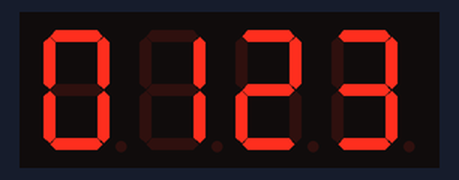
A sketch run on a simulated Arduino Zero (SAMD21). Shown: 4-digit seven-segment display. What the sketch prints to the serial monitor is not drawn.

Above: at 0.34 s.
At 2.61 s:
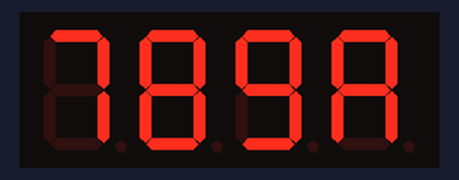
At 3.26 s:
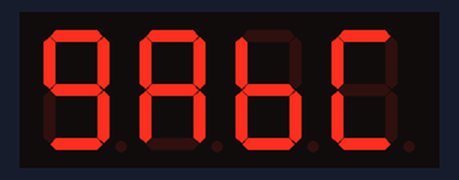
At 3.91 s:
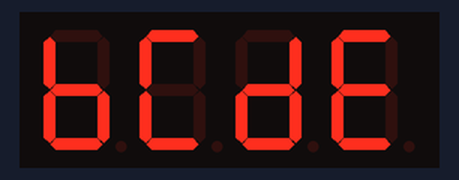
At 4.55 s:
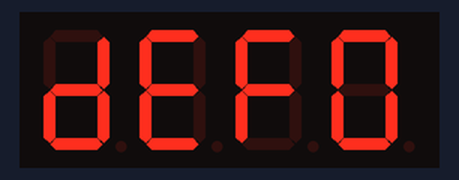
At 5.2 s:
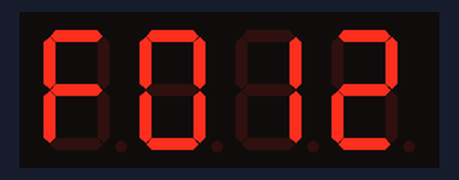

Measured:
- by itself, everything shown: repeats every 5.2 s, in 16 steps

The sketch:

7segment_i2c_display_basic_101.ino
```cpp
#include "TM1637.h"

#define DEBUG_STREAM SerialUSB
#define DEBUG_STREAM_BAUD 115200

//---------------------------------------------------------------------------------------------------
//---------------------------------------------------------------------------------------------------
// 4 digit 7 SEGMENT DISPLAY I2C

#define CLK 15  //pins definitions for TM1637 and can be changed to other ports
#define DIO 14
TM1637 tm1637(CLK,DIO);

//---------------------------------------------------------------------------------------------------
//---------------------------------------------------------------------------------------------------

void setup()
{
    tm1637.init();
    tm1637.set(BRIGHT_TYPICAL);//BRIGHT_TYPICAL = 2,BRIGHT_DARKEST = 0,BRIGHTEST = 7;

    DEBUG_STREAM.begin(DEBUG_STREAM_BAUD);
    //MODEM_STREAM.begin(n2x.getDefaultBaudrate());
    DEBUG_STREAM.println("Initializing and connecting... ");

}

void loop()
{
    int8_t NumTab[] = {0,1,2,3,4,5,6,7,8,9,10,11,12,13,14,15};//0~9,A,b,C,d,E,F
    int8_t ListDisp[4];
    unsigned char i = 0;
    unsigned char count = 0;
    delay(150);

    while(1)
    {
        i = count;
        count ++;
        if(count == sizeof(NumTab)) count = 0;
        for(unsigned char BitSelect = 0;BitSelect < 4;BitSelect ++)
        {
            ListDisp[BitSelect] = NumTab[i];
            i ++;
            if(i == sizeof(NumTab)) i = 0;
        }

    tm1637.display(0,ListDisp[0]);
    tm1637.display(1,ListDisp[1]);
    tm1637.display(2,ListDisp[2]);
    tm1637.display(3,ListDisp[3]);
    delay(300);
  }
}
```
